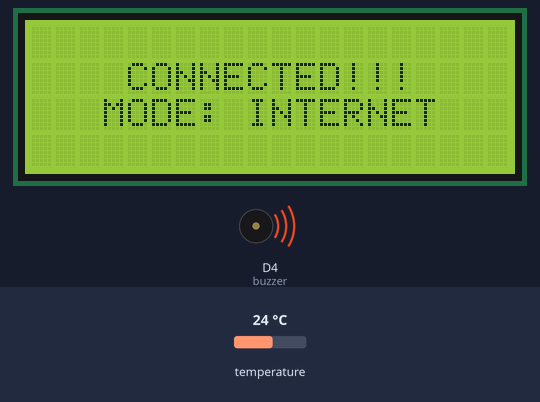
The sketch below on a simulated ESP8266 (NodeMCU). Shown: 20×4 character LCD, buzzer (waves = sounding, pin HIGH). The test bench sets the inputs (shaded band); at power-on: temperature 24 °C. WiFi joins after 1.5 s; servers stay silent unless stated; network time is answered at once with the bench clock; the local clock reads 2024-03-15 10:24:30 at power-on unless the sketch sets it; what the sketch prints to the serial monitor is not drawn.

Above: at 2.3 s.
At 5.7 s:
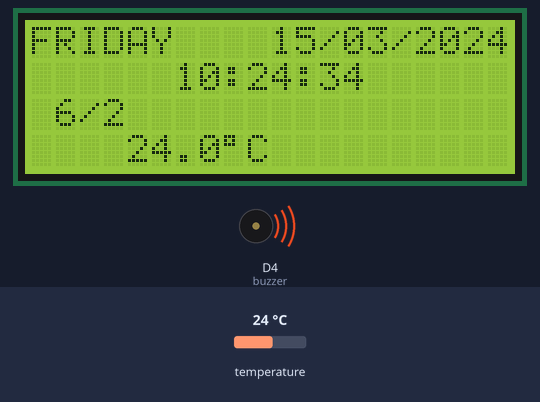
5.8 s: temperature set to 12 °C
At 6.4 s:
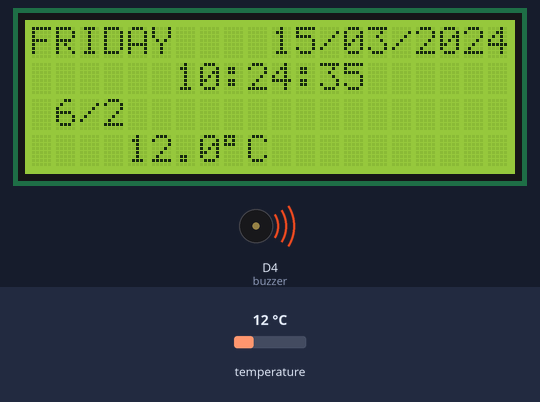
7.5 s: temperature set to 19 °C
At 8.9 s:
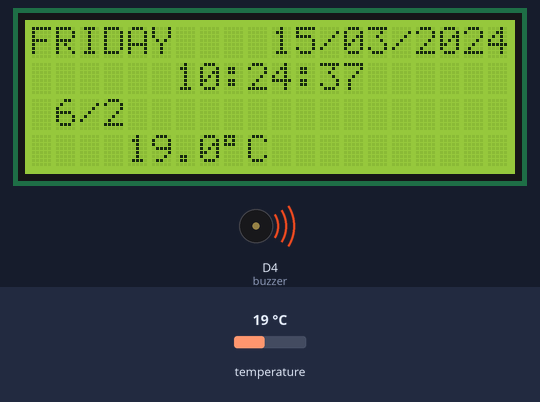
9.5 s: temperature set to 28 °C
At 10.4 s:
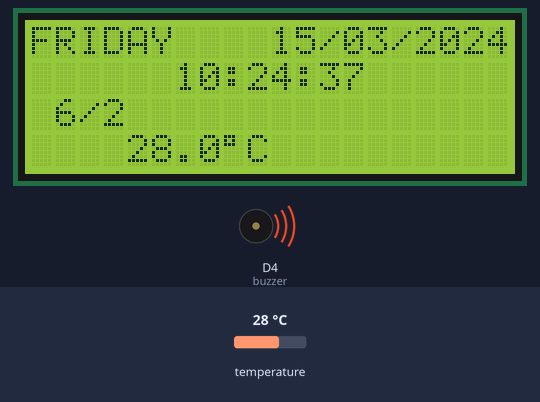
Timing chart, 0 to 12.5 s (numbered marks = the images above; inputs shaded):
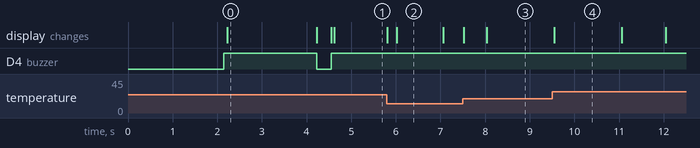

The sketch:

ESP_clock_lunar.ino
```cpp
/*
  ╔------------------------------------------------------------╗
  ║                 ESP8266 Clock with Lunar                   ║
  ╠------------------------------------------------------------╣
  ║ A simple project base on ESP8266, also using DS3231RTC and ║
  ║NTP server (Internet mode) with lunar (Vietnamese version). ║
  ╠------------------------------------------------------------╣
  ║ Filename: ESP_clock_lunar.ino                              ║
  ║ Last modified: 28/3/2021 by lequanruby@gmail.com           ║
  ╚------------------------------------------------------------╝
*/
//==================== libraries ====================//
#include <ESP8266WiFi.h>
#include <Math.h>
#include <Wire.h>
#include <RTClib.h>
#include <LiquidCrystal_I2C.h>
#include <NTPClient.h>
#include <WiFiUdp.h>

#include "beep.h"
#include "blinkLed.h"
#include "printFrame.h"

#define buzzer 2
//==================================================//
const char* ssid = "XuanLiem";          // Enter SSID here
const char* password = "haydoiday@75";  // Enter Password here
//==================================================//
int hr, mins, sec, dd, mm, yy;
int led_State = LOW;
float temp;
bool hasRun = false;
unsigned long epochTime;
unsigned long lastTime = 0;
unsigned long lastTime1 = 0;
unsigned long interval = 150;   // interval = 150 milisecond = 0.15s
WiFiClient client;
//=================================================//
LiquidCrystal_I2C lcd(0x27, 20, 4); // Display  I2C 20 x 4
RTC_DS3231 RTC;
//=================================================//
WiFiUDP ntpUDP;
NTPClient timeClient(ntpUDP, "pool.ntp.org");

//Week Days
String weekDays[7] = {"SUNDAY   ", "MONDAY   ", "TUESDAY  ", "WEDNESDAY", "THURSDAY ", "FRIDAY   ", "SATURDAY "};

//Month names
String months[12] = {"01", "02", "03", "04", "05", "06", "07", "08" , "09", "10", "11", "12"};
//=================================================//
byte verticalLine[8] = {
  B00100,
  B00100,
  B00100,
  B00100,
  B00100,
  B00100,
  B00100,
  B00100
};

byte char2[8] = {
  B00000,
  B00000,
  B00000,
  B11100,
  B00100,
  B00100,
  B00100,
  B00100
};

byte char1[8] = {
  0b00000,
  0b00000,
  0b00000,
  0b00111,
  0b00100,
  0b00100,
  0b00100,
  0b00100
};

byte char3[8] = {
  0b00100,
  0b00100,
  0b00100,
  0b00111,
  0b00000,
  0b00000,
  0b00000,
  0b00000
};

byte char4[8] = {
  0b00100,
  0b00100,
  0b00100,
  0b11100,
  0b00000,
  0b00000,
  0b00000,
  0b00000
};
//=================================================//
void setup()  {
  Wire.begin(D1, D2);      // set I2C pins [SDA = D1, SCL = D2]
  lcd.init();
  lcd.backlight();
  lcd.clear();
  pinMode(buzzer, OUTPUT); // Set buzzer as an output
  pinMode(BUILTIN_LED, OUTPUT);     // Initialize the BUILTIN_LED pin as an output
  RTC.begin();

  Serial.begin(115200);
  Serial.println("OK");

  WiFi.mode(WIFI_STA);
  WiFi.begin(ssid, password);
  while (( millis()) <= (30000) ) {
    if (WiFi.status() != WL_CONNECTED) {
      Serial.print(".");
      LCD_connect();
    } else if (WiFi.status() == WL_CONNECTED) {
      LCD_connected();
      timeClient.begin();
      // Set offset time in seconds to adjust for your timezone, for example:
      // GMT +1 = 3600
      // GMT +7 = 25200
      timeClient.setTimeOffset(25200);
      delay(300);
      if (! RTC.begin()) {
        Serial.println("Couldn't find RTC");
        RTC_wire();
        RTC.adjust(DateTime(__DATE__, __TIME__));
      } else if (RTC.lostPower()) {
        Serial.println("RTC lost power, let's set the time!");
        RTC_lostPower();
        RTC.adjust(DateTime(F(__DATE__), F(__TIME__)));
      }
      //RTC.adjust(DateTime(2021, 3, 20, 17, 37, 0));
      //Add 50s for correct RTC after set times
      return;
    }
  }
}

void loop() {
  // We show the current date and time
  LCD_time();
  NTP_time();

  // Get temperature
  update_temp();
  // print Lunar Date to LCD
  if (hr > 0 && hasRun == false) {
    update_lunar(dd, mm, yy);
    hasRun = true;
  } else if ( hr > 0 && hasRun == true) {
    return;
  } else if (hr == 0 && hasRun == true || hr == 0 && hasRun == false) {
    update_lunar(dd, mm, yy);
    hasRun = true;
  }

}
//================================================================================//
void createCustomCharacters()
{
  lcd.createChar(0, verticalLine);
  lcd.createChar(1, char1);
  lcd.createChar(2, char2);
  lcd.createChar(3, char3);
  lcd.createChar(4, char4);
}
//================================================================================//
void LCD_connect() {
  lcd.clear();
  createCustomCharacters();
  printFrame();
  lcd.setCursor(3, 1);
  lcd.print("CONNECT  FAIL!");
  lcd.setCursor(2, 2);
  lcd.print("MODE: RTC MODULE");
  delay(2000);
  lcd.clear();
  digitalWrite(BUILTIN_LED, HIGH);
}
//================================================================================//
void LCD_connected() {
  lcd.clear();
  createCustomCharacters();
  printFrame();
  lcd.setCursor(4, 1);
  lcd.print("CONNECTED!!!");
  lcd.setCursor(3, 2);
  lcd.print("MODE: INTERNET");
  delay(2000);
  lcd.clear();
  digitalWrite(BUILTIN_LED, LOW);
}
//================================================================================//
void RTC_wire() {
  lcd.clear();
  createCustomCharacters();
  printFrame();
  lcd.setCursor(2, 1);
  lcd.print("RTC NOT RUNNING!");
  lcd.setCursor(3, 2);
  lcd.print("CHECK WIRRING!");
  delay(2000);
  lcd.clear();
}
//================================================================================//
void RTC_lostPower() {
  lcd.clear();
  createCustomCharacters();
  printFrame();
  lcd.setCursor(3, 1);
  lcd.print("RTC LOST POWER!");
  lcd.setCursor(3, 2);
  lcd.print("CHECK BATTERY!");
  delay(2000);
  lcd.clear();
}
//================================================================================//
void LCD_time() {
  DateTime now = RTC.now();

  hr = now.hour();
  mins = now.minute();
  sec = now.second();
  dd = now.day();
  mm = now.month();
  yy = now.year();

  // print Hour on LCD
  lcd.setCursor(6, 1);

  if (hr <= 9) {
    lcd.print("0");
  }
  lcd.print(hr, DEC);
  lcd.print(":");

  if (mins <= 9) {
    lcd.print("0");
  }
  lcd.print(mins, DEC);
  lcd.print(":");

  if (sec <= 9) {
    lcd.print("0");
  }
  lcd.print(sec, DEC);

  // print Date on LCD
  lcd.setCursor(10, 0);

  if (dd <= 9) {
    lcd.print("0");
  }
  lcd.print(dd, DEC);
  lcd.print("/");

  if (mm <= 9) {
    lcd.print("0");
  }
  lcd.print(mm, DEC);
  lcd.print("/");
  lcd.print(yy, DEC);

  // print Day on LCD
  lcd.setCursor(0, 0);
  char DOW[][10] = {"SUNDAY   ", "MONDAY   ", "TUESDAY  ", "WEDNESDAY", "THURSDAY ", "FRIDAY   ", "SATURDAY "};
  lcd.print(DOW[now.dayOfTheWeek()]); // if it appears error in the code, enter the code given below
  //lcd.print(DOW[now.dayOfWeek()]);

  //Beep each hour
  if (mins == 0 && sec == 0) {
    beep(buzzer);
  } else {
    return;
  }
}
//================================================================================//
void NTP_time() {
  if (WiFi.status() == WL_CONNECTED) {
    //blink LED
    blinkLed(led_State, lastTime, interval);
    timeClient.update();

    epochTime = timeClient.getEpochTime();
    hr = timeClient.getHours();
    mins = timeClient.getMinutes();
    sec = timeClient.getSeconds();

    String Day = weekDays[timeClient.getDay()];
    //Get a time structure
    struct tm *ptm = gmtime ((time_t *)&epochTime);
    dd = ptm->tm_mday;
    mm = ptm->tm_mon + 1;
    yy = ptm->tm_year + 1900;

    // print Hour on LCD
    lcd.setCursor(6, 1);

    if (hr <= 9) {
      lcd.print("0");
    }
    lcd.print(hr, DEC);
    lcd.print(":");

    if (mins <= 9) {
      lcd.print("0");
    }
    lcd.print(mins, DEC);
    lcd.print(":");

    if (sec <= 9) {
      lcd.print("0");
    }
    lcd.print(sec, DEC);

    // print Date on LCD
    lcd.setCursor(10, 0);

    if (dd <= 9) {
      lcd.print("0");
    }
    lcd.print(dd, DEC);
    lcd.print("/");

    if (mm <= 9) {
      lcd.print("0");
    }
    lcd.print(mm, DEC);
    lcd.print("/");
    lcd.print(yy, DEC);

    // print Day on LCD
    lcd.setCursor(0, 0);
    lcd.print(Day);

    RTC.adjust(DateTime(yy, mm, dd, hr, mins, sec));
    //Beep each hour
    if ( mins == 0 && sec == 0) {
      beep(buzzer);
    } else {
      return;
    }
  } else {
    digitalWrite(BUILTIN_LED, HIGH);
    return;
  }
}
//================================================================================//
void update_lunar(int dd, int mm, int yy) {
  lcd.setCursor(1, 2);
  //lcd.print("Lunar: ");
  convertSolar2Lunar(dd, mm, yy);
}
//================================================================================//
void update_temp() {
  DateTime now = RTC.now();
  // Temperature LCD
  temp = RTC.getTemperature();

  char tempF[5];
  dtostrf(temp, 7, 1, tempF);
  lcd.setCursor(1, 3);
  //lcd.print("Temp : ");
  lcd.print(tempF);
  lcd.print((char)223); // Show the symbol "°"
  lcd.print("C");
}
//================================================================================//
//get_Julius

long long getJulius(int dd, int mm, int yy) {
  int a, y, m, jd;
  a = (int)((14 - mm) / 12);
  y = yy + 4800 - a;
  m = mm + 12 * a - 3;
  jd = dd + (int)((153 * m + 2) / 5) + 365 * y + (int)(y / 4) - (int)(y / 100) + (int)(y / 400) - 32045;
  if (jd < 2299161) {
    jd = dd + (int)((153 * m + 2) / 5) + 365 * y + (int)(y / 4) - 32083;
  }
  return jd;
}
//================================================================================//
//get_New_Moon_Day
int getNewMoonDay(int k) {
  double T, T2, T3, dr, Jd1, M, Mpr, F, C1, deltat, JdNew;
  T = k / 1236.85;
  T2 = T * T;
  T3 = T2 * T;
  dr = PI / 180;
  double timeZone = 7.0;
  Jd1 = 2415020.75933 + 29.53058868 * k + 0.0001178 * T2 - 0.000000155 * T3;  // Mean new moon
  Jd1 = Jd1 + 0.00033 * sin((166.56 + 132.87 * T - 0.009173 * T2) * dr);  // Sun's mean anomaly
  M = 359.2242 + 29.10535608 * k - 0.0000333 * T2 - 0.00000347 * T3;  // Moon's mean anomaly
  Mpr = 306.0253 + 385.81691806 * k + 0.0107306 * T2 + 0.00001236 * T3;  // Moon's argument of latitude
  F = 21.2964 + 390.67050646 * k - 0.0016528 * T2 - 0.00000239 * T3;
  C1 = (0.1734 - 0.000393 * T) * sin(M * dr) + 0.0021 * sin(2 * dr * M);
  C1 = C1 - 0.4068 * sin(Mpr * dr) + 0.0161 * sin(dr * 2 * Mpr);
  C1 = C1 - 0.0004 * sin(dr * 3 * Mpr);
  C1 = C1 + 0.0104 * sin(dr * 2 * F) - 0.0051 * sin(dr * (M + Mpr));
  C1 = C1 - 0.0074 * sin(dr * (M - Mpr)) + 0.0004 * sin(dr * (2 * F + M));
  C1 = C1 - 0.0004 * sin(dr * (2 * F - M)) - 0.0006 * sin(dr * (2 * F + Mpr));
  C1 = C1 + 0.0010 * sin(dr * (2 * F - Mpr)) + 0.0005 * sin(dr * (2 * Mpr + M));
  if (T < -11) {
    deltat = 0.001 + 0.000839 * T + 0.0002261 * T2 - 0.00000845 * T3 - 0.000000081 * T * T3;
  } else {
    deltat = -0.000278 + 0.000265 * T + 0.000262 * T2;
  }
  JdNew = Jd1 + C1 - deltat;
  return (int)(JdNew + 0.5 + timeZone / 24);
}
//================================================================================//
//get_Sun_Longitude
int getSunLongitude(int jdn) {
  double timeZone = 7.0;
  double T, T2, dr, M, L0, DL, L;
  // Time in Julian centuries from 2000-01-01 12:00:00 GMT
  T = (jdn - 2451545.5 - timeZone / 24) / 36525;
  T2 = T * T;   // degree to radian
  dr = PI / 180;  // mean anomaly, degree
  M = 357.52910 + 35999.05030 * T - 0.0001559 * T2 - 0.00000048 * T * T2;  // mean longitude, degree
  L0 = 280.46645 + 36000.76983 * T + 0.0003032 * T2;
  DL = (1.914600 - 0.004817 * T - 0.000014 * T2) * sin(dr * M);
  DL = DL + (0.019993 - 0.000101 * T) * sin(dr * 2 * M) + 0.000290 * sin(dr * 3 * M);
  L = L0 + DL; // true longitude, degree
  L = L * dr;  // Normalize to (0, 2*PI)
  L = L - PI * 2 * (int)(L / (PI * 2));
  return (int)(L / PI * 6);
}
//================================================================================//
//get_Lunar_Month_11
int getLunarMonthll(int yy) {
  double k, off, nm, sunLong;
  off = getJulius(31, 12, yy) - 2415021;
  k = (int)(off / 29.530588853);
  nm = getNewMoonDay((int)k);
  // sun longitude at local midnight
  sunLong = getSunLongitude((int)nm);
  if (sunLong >= 9) {
    nm = getNewMoonDay((int)k - 1);
  }
  return (int)nm;
}
//================================================================================//
//get_Leap_Month_Offset
int getLeapMonthOffset(double a11) {
  double last, arc;
  int k, i;
  k = (int)((a11 - 2415021.076998695) / 29.530588853 + 0.5);
  last = 0;
  // We start with the month following lunar month 11
  i = 1;
  arc = getSunLongitude((int)getNewMoonDay((int)(k + i)));
  do {
    last = arc;
    i++;
    arc = getSunLongitude((int)getNewMoonDay((int)(k + i)));
  } while (arc != last && i < 14);
  return i - 1;
}
//================================================================================//
//convert_Solar_to_Lunar
int convertSolar2Lunar(int dd, int mm, int yy) {
  double dayNumber, monthStart, a11, b11, lunarDay, lunarMonth, lunarYear;
  //double lunarLeap;
  int k, diff;
  dayNumber = getJulius(dd, mm, yy);
  k = (int)((dayNumber - 2415021.076998695) / 29.530588853);
  monthStart = getNewMoonDay(k + 1);
  if (monthStart > dayNumber) {
    monthStart = getNewMoonDay(k);
  }
  a11 = getLunarMonthll(yy);
  b11 = a11;
  if (a11 >= monthStart) {
    lunarYear = yy;
    a11 = getLunarMonthll(yy - 1);
  } else {
    lunarYear = yy + 1;
    b11 = getLunarMonthll(yy + 1);
  }
  lunarDay = dayNumber - monthStart + 1;
  diff = (int)((monthStart - a11) / 29);
  //lunarLeap = 0;
  lunarMonth = diff + 11;
  if (b11 - a11 > 365) {
    int leapMonthDiff = getLeapMonthOffset(a11);
    if (diff >= leapMonthDiff) {
      lunarMonth = diff + 10;
      if (diff == leapMonthDiff) {
        //lunarLeap = 1;
      }
    }
  }
  if (lunarMonth > 12) {
    lunarMonth = lunarMonth - 12;
  }
  if (lunarMonth >= 11 && diff < 4) {
    lunarYear -= 1;
  }

  lcd.print(int(lunarDay));
  lcd.print("/");
  lcd.print(int(lunarMonth));
  lcd.print("     ");
  /*
    lcd.print("/");
    lcd.print(int(lunarYear));
  */
  Serial.print("\n");
  Serial.print(int(lunarDay));
  Serial.print("/");
  Serial.print(int(lunarMonth));
  Serial.print("");
  Serial.print("/");
  Serial.print(int(lunarYear));
}
```

beep.cpp
```cpp
#include "beep.h"

void beep(int buzzer) {
  digitalWrite(buzzer, HIGH);
  delay(500);
  digitalWrite(buzzer, LOW);
  delay(500);
}
```

beep.h
```cpp
#ifndef beep_h
#define beep_h

#include <Arduino.h>

void beep(int buzzer);

#endif
```

blinkLed.cpp
```cpp
#include "blinkLed.h"

void blinkLed(int led_State, unsigned long lastTime, unsigned long interval) {
  unsigned long currentTime = millis();
  if (currentTime - lastTime >= interval) {
    lastTime = currentTime;
    if (led_State == LOW) {
      led_State = HIGH; // OFF
      lastTime = currentTime;
      interval = 3350;
    } else if (led_State == HIGH) {
      led_State = LOW;  // ON
      lastTime = currentTime;
      interval = 150;
    }
    digitalWrite(BUILTIN_LED, led_State);
  }
}
```

blinkLed.h
```cpp
#ifndef blinkLed_h
#define blinkLed_h

#include <Arduino.h>

void blinkLed(int led_State, unsigned long lastTime, unsigned long interval);

#endif
```

printFrame.cpp
```cpp
#include "printFrame.h"
#include <LiquidCrystal_I2C.h>

void printFrame() {
  LiquidCrystal_I2C lcd(0x27, 20, 4); // Display  I2C 20 x 4
  lcd.setCursor(1, 0);
  lcd.print("------------------");
  lcd.setCursor(1, 3);
  lcd.print("------------------");
  lcd.setCursor(0, 1);
  lcd.write(byte(0));
  lcd.setCursor(0, 2);
  lcd.write(byte(0));
  lcd.setCursor(19, 1);
  lcd.write(byte(0));
  lcd.setCursor(19, 2);
  lcd.write(byte(0));
  lcd.setCursor(0, 0);
  lcd.write(byte(1));
  lcd.setCursor(19, 0);
  lcd.write(byte(2));
  lcd.setCursor(0, 3);
  lcd.write(byte(3));
  lcd.setCursor(19, 3);
  lcd.write(byte(4));
}
```

printFrame.h
```cpp
#ifndef printFrame_h
#define printFrame_h

#include <Arduino.h>

void printFrame();

#endif
```

Measured:
- after the input at 7.5 s, the display: first changes at once (image 3 shows a later state)
- what the display in image 0 shows lasts 2.0 s, from 2.2 s to 4.2 s
